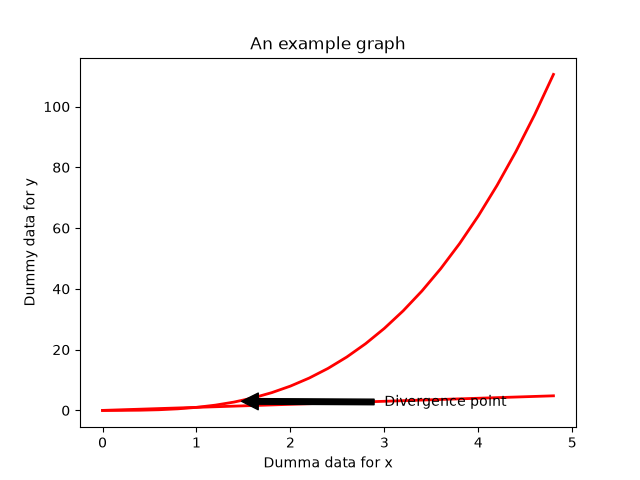

Python code for this plot:
import numpy as np
import matplotlib.pyplot as plt
t = np.arange(0., 5., 0.2)
lines = plt.plot(t, t, 'r-', t, t**3, 'g-', linewidth = 2.0)
plt.setp(lines, color = 'r', linewidth = 2.0)
plt.xlabel('Dumma data for x')
plt.ylabel('Dummy data for y')
plt.title('An example graph')
plt.annotate('Divergence point', xy = (1.4, 3), xytext = (3, 1.5), arrowprops = dict(facecolor = 'black', shrink = 0.05))
plt.setp(lines, 'color', 'r', 'linewidth', 2.0)
plt.show()
